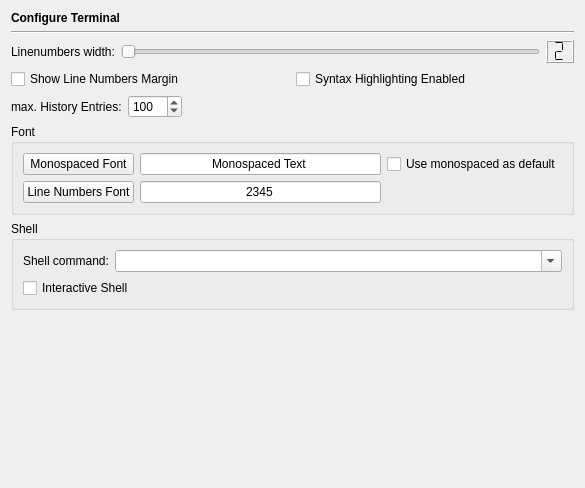
<?xml version="1.0" encoding="UTF-8"?>
<ui version="4.0">
 <class>TerminalPage</class>
 <widget class="QWidget" name="TerminalPage">
  <property name="geometry">
   <rect>
    <x>0</x>
    <y>0</y>
    <width>585</width>
    <height>488</height>
   </rect>
  </property>
  <layout class="QVBoxLayout" name="verticalLayout">
   <item>
    <widget class="QLabel" name="headerLabel">
     <property name="text">
      <string>&lt;b&gt;Configure Terminal&lt;/b&gt;</string>
     </property>
    </widget>
   </item>
   <item>
    <widget class="Line" name="line14">
     <property name="frameShape">
      <enum>QFrame::HLine</enum>
     </property>
     <property name="frameShadow">
      <enum>QFrame::Sunken</enum>
     </property>
     <property name="orientation">
      <enum>Qt::Horizontal</enum>
     </property>
    </widget>
   </item>
   <item>
    <layout class="QHBoxLayout">
     <item>
      <widget class="QLabel" name="TextLabel13_2_2_2_2">
       <property name="text">
        <string>Linenumbers width:</string>
       </property>
      </widget>
     </item>
     <item>
      <widget class="QSlider" name="linenowidthSlider">
       <property name="toolTip">
        <string>Move to set the width of the linenumbers margin.</string>
       </property>
       <property name="minimum">
        <number>2</number>
       </property>
       <property name="maximum">
        <number>8</number>
       </property>
       <property name="value">
        <number>2</number>
       </property>
       <property name="orientation">
        <enum>Qt::Horizontal</enum>
       </property>
       <property name="tickInterval">
        <number>1</number>
       </property>
      </widget>
     </item>
     <item>
      <widget class="QLCDNumber" name="linenowidthLCD">
       <property name="toolTip">
        <string>Displays the selected width of the linenumbers margin.</string>
       </property>
       <property name="digitCount">
        <number>1</number>
       </property>
       <property name="segmentStyle">
        <enum>QLCDNumber::Flat</enum>
       </property>
       <property name="value" stdset="0">
        <double>2.000000000000000</double>
       </property>
      </widget>
     </item>
    </layout>
   </item>
   <item>
    <layout class="QHBoxLayout" name="horizontalLayout">
     <item>
      <widget class="QCheckBox" name="linenoCheckBox">
       <property name="toolTip">
        <string>Select whether line numbers margin should be shown.</string>
       </property>
       <property name="text">
        <string>Show Line Numbers Margin</string>
       </property>
      </widget>
     </item>
     <item>
      <widget class="QCheckBox" name="syntaxHighlightingCheckBox">
       <property name="toolTip">
        <string>Select to enable syntax highlighting</string>
       </property>
       <property name="text">
        <string>Syntax Highlighting Enabled</string>
       </property>
      </widget>
     </item>
    </layout>
   </item>
   <item>
    <layout class="QHBoxLayout">
     <item>
      <widget class="QLabel" name="textLabel1_20">
       <property name="text">
        <string>max. History Entries:</string>
       </property>
      </widget>
     </item>
     <item>
      <widget class="QSpinBox" name="historySpinBox">
       <property name="toolTip">
        <string>Enter the number of history entries allowed</string>
       </property>
       <property name="minimum">
        <number>10</number>
       </property>
       <property name="maximum">
        <number>1000</number>
       </property>
       <property name="singleStep">
        <number>10</number>
       </property>
       <property name="value">
        <number>100</number>
       </property>
      </widget>
     </item>
     <item>
      <spacer>
       <property name="orientation">
        <enum>Qt::Horizontal</enum>
       </property>
       <property name="sizeType">
        <enum>QSizePolicy::Expanding</enum>
       </property>
       <property name="sizeHint" stdset="0">
        <size>
         <width>40</width>
         <height>20</height>
        </size>
       </property>
      </spacer>
     </item>
    </layout>
   </item>
   <item>
    <widget class="QGroupBox" name="groupBox_5">
     <property name="title">
      <string>Font</string>
     </property>
     <layout class="QGridLayout" name="gridLayout_2">
      <item row="0" column="0">
       <widget class="QPushButton" name="monospacedFontButton">
        <property name="toolTip">
         <string>Press to select the font to be used as the monospaced font</string>
        </property>
        <property name="text">
         <string>Monospaced Font</string>
        </property>
       </widget>
      </item>
      <item row="0" column="1">
       <widget class="QLineEdit" name="monospacedFontSample">
        <property name="focusPolicy">
         <enum>Qt::NoFocus</enum>
        </property>
        <property name="text">
         <string>Monospaced Text</string>
        </property>
        <property name="alignment">
         <set>Qt::AlignHCenter</set>
        </property>
        <property name="readOnly">
         <bool>true</bool>
        </property>
       </widget>
      </item>
      <item row="0" column="2">
       <widget class="QCheckBox" name="monospacedCheckBox">
        <property name="toolTip">
         <string>Select, whether the monospaced font should be used as default</string>
        </property>
        <property name="text">
         <string>Use monospaced as default</string>
        </property>
       </widget>
      </item>
      <item row="1" column="0">
       <widget class="QPushButton" name="linenumbersFontButton">
        <property name="toolTip">
         <string>Press to select the font for the line numbers</string>
        </property>
        <property name="text">
         <string>Line Numbers Font</string>
        </property>
       </widget>
      </item>
      <item row="1" column="1">
       <widget class="QLineEdit" name="marginsFontSample">
        <property name="minimumSize">
         <size>
          <width>200</width>
          <height>0</height>
         </size>
        </property>
        <property name="focusPolicy">
         <enum>Qt::NoFocus</enum>
        </property>
        <property name="text">
         <string>2345</string>
        </property>
        <property name="alignment">
         <set>Qt::AlignHCenter</set>
        </property>
        <property name="readOnly">
         <bool>true</bool>
        </property>
       </widget>
      </item>
     </layout>
    </widget>
   </item>
   <item>
    <widget class="QGroupBox" name="shellGroup">
     <property name="title">
      <string>Shell</string>
     </property>
     <layout class="QGridLayout" name="gridLayout">
      <item row="0" column="0">
       <widget class="QLabel" name="label">
        <property name="text">
         <string>Shell command:</string>
        </property>
       </widget>
      </item>
      <item row="0" column="1">
       <widget class="QComboBox" name="shellCombo">
        <property name="sizePolicy">
         <sizepolicy hsizetype="Expanding" vsizetype="Fixed">
          <horstretch>0</horstretch>
          <verstretch>0</verstretch>
         </sizepolicy>
        </property>
        <property name="toolTip">
         <string>Enter the shell to be used</string>
        </property>
        <property name="editable">
         <bool>true</bool>
        </property>
       </widget>
      </item>
      <item row="1" column="0" colspan="2">
       <widget class="QCheckBox" name="interactiveCheckBox">
        <property name="toolTip">
         <string>Select to start an interactive shell</string>
        </property>
        <property name="text">
         <string>Interactive Shell</string>
        </property>
       </widget>
      </item>
     </layout>
    </widget>
   </item>
   <item>
    <spacer>
     <property name="orientation">
      <enum>Qt::Vertical</enum>
     </property>
     <property name="sizeHint" stdset="0">
      <size>
       <width>20</width>
       <height>40</height>
      </size>
     </property>
    </spacer>
   </item>
  </layout>
 </widget>
 <tabstops>
  <tabstop>linenowidthSlider</tabstop>
  <tabstop>linenoCheckBox</tabstop>
  <tabstop>syntaxHighlightingCheckBox</tabstop>
  <tabstop>historySpinBox</tabstop>
  <tabstop>monospacedFontButton</tabstop>
  <tabstop>monospacedCheckBox</tabstop>
  <tabstop>linenumbersFontButton</tabstop>
  <tabstop>shellCombo</tabstop>
  <tabstop>interactiveCheckBox</tabstop>
 </tabstops>
 <resources/>
 <connections>
  <connection>
   <sender>linenowidthSlider</sender>
   <signal>valueChanged(int)</signal>
   <receiver>linenowidthLCD</receiver>
   <slot>display(int)</slot>
   <hints>
    <hint type="sourcelabel">
     <x>209</x>
     <y>74</y>
    </hint>
    <hint type="destinationlabel">
     <x>366</x>
     <y>73</y>
    </hint>
   </hints>
  </connection>
 </connections>
</ui>
